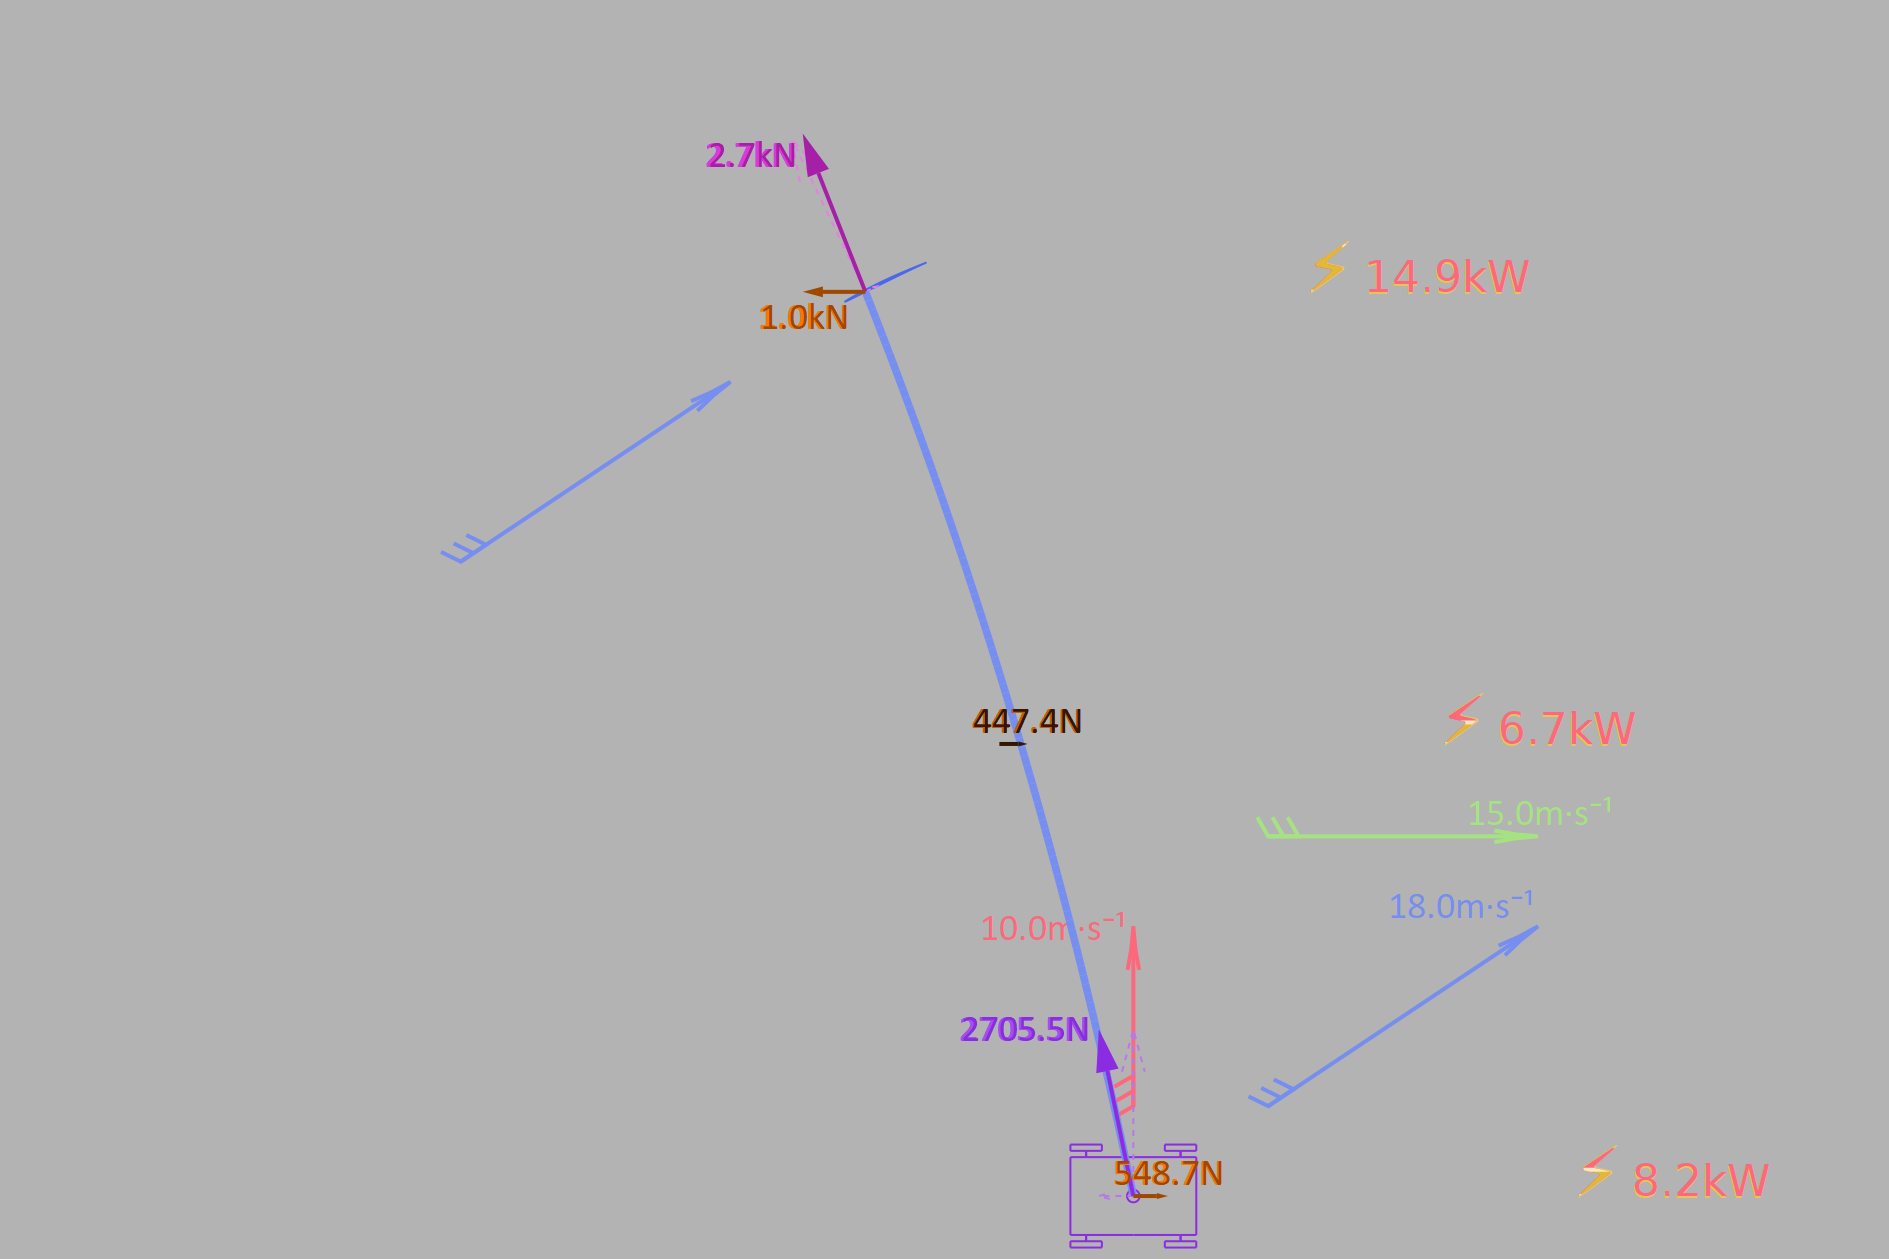

The Julia source for this figure:
using MechanicalSketch
import MechanicalSketch: °, background, sethue, O, PT, EM, finish,
      color_from_palette, color_with_luminance,
      mm, °, kN, kg,
      m, m², m³, s, N, kN, kPa, g, kW,
      arrow, drawcart, circle, foil_draw,
      line, showpower
import MechanicalSketch: rope_pos_tension, SCALEDIST, setline

let
BACKCOLOR = color_with_luminance(PALETTE[8], 0.7);
function restart()
    empty_figure(joinpath(@__DIR__, "test_12.png"))
    background(BACKCOLOR)
    sethue(PALETTE[5])
end
restart()

"Cart position"
p = (3m, -9m)
circle(O + p, 0.1m, :stroke)
drawcart(p = O +p)

"Wind speed scalar"
v_w = 10m/s

"Wind velocity vector"
w = (0m/s, v_w)
sethue(color_with_luminance(color_from_palette("red"), 0.7))
arrow(O + p + 0.5w, w,
    backgroundcolor = BACKCOLOR,
    labellength = true)

"Cart velocity"
v_cart = -15m/s

"Generated wind speed vector, same for kite and cart since the model is quasi static"
w_generated = (-v_cart, 0m/s)
sethue(color_with_luminance(color_from_palette("green"), 0.7))
arrow(O + p + 0.5w_generated + 2w,
    w_generated,
    backgroundcolor = BACKCOLOR,
    labellength = true)

"Relative wind velocity vector"
w_rel = w + w_generated
"Relative wind velocity"
v = hypot(w_rel)
sethue(color_with_luminance(color_from_palette("blue"), 0.7))
arrow(O + p + 0.5w_rel , w_rel,
    backgroundcolor = BACKCOLOR,
    labellength = true)

"Relative wind direction to screen x-axis"
α_w_rel = atan(w_rel[2], w_rel[1]) |> °

"Rope minimum breaking load"
MBL = 119kN
"Rope safety factor"
Sf_s = 1.75
"Diameter rope"
diameter_rope = 6mm
"Density air"
ρ_air = 1.322kg/m³
"Wing loading, dimensioning, from Boeing 737"
p_wing_dim = 690kg*g/m² |> kPa
"Wing area, kite"
A_k = MBL / Sf_s / p_wing_dim |> m²
"Aspect ratio kite"
AR = 7
"Average chord length, kite"
l_c = A_k / AR / m

"Optimal angle of attack to wind (positive clockwise by convention, defined by chord, not by zero lift)"
α_a = 8°
"Chord angle to global x, positive around z"
α_chord = α_w_rel - α_a

"Lift coefficient at optimal angle of attack, considering aspect ratio"
Cl = 1.25
"Lift to drag, optimal angle"
Cl_Cd = 14
"Foil pressure on wing projected on chord-span area"
pl = 0.5 * Cl * ρ_air * v^2 |> kPa
"Foil shear stress on wing projected on chord-span area, including body drag"
pd = pl / Cl_Cd
"Foil force component in chord coordinates"
Lift, Drag = A_k .* (pl, pd) .|> kN
"Foil force vector in chord coordinates"
Fk = (Drag, Lift)

"Rope shape coefficient at Reynold's number range. It is
applied to the velocity components in a plane normal to the section"
Cs = 1.4

"Change the diameter of rope from the sensible values"
diameter_rope = 20 * diameter_rope |> m
"Length of rope"
Ls = 15m

"Number of rope sections (one less than rope nodes)"
Ns = 100

"Rope positions from foil origo, oriented in global axes"
psf, Ts = rope_pos_tension(Ls, Ns, diameter_rope, Cs, ρ_air, v, α_w_rel, Fk, α_chord);
"Foil position"
p_foil = p - psf[end]

# Draw the foil
sethue(color_from_palette("blue"))
foil_draw(O + p_foil, α = α_chord, rel_scale = 1, l = l_c, backgroundcolor = BACKCOLOR);
# And the force on foil
sethue(color_from_palette("indigo"))
arrow(O + p_foil, Fk, α = α_chord,
    backgroundcolor = BACKCOLOR,
    labellength = true)

# Draw the relative wind in front of the kite
sethue(color_with_luminance(color_from_palette("blue"), 0.7))
arrow(O + p_foil - 1.5w_rel , w_rel,
    backgroundcolor = BACKCOLOR,
    labellength = false)

"Rope positions, global axes"
ps =  map(p-> p + p_foil, psf);

#Draw rope
setline(diameter_rope / SCALEDIST)
for i = 1:Ns
    line(O + ps[i], O + ps[i+1], :stroke)
end
setline(0.5PT)

"Tangent at rope end"
Δ = ps[end-1] - ps[end]
"Unit vector, rope end"
eΔ = Δ ./ hypot(Δ)
"Force vector, rope end"
Fc = eΔ .* Ts[end]
sethue(PALETTE[5])
arrow(O + p, Fc,
    backgroundcolor = BACKCOLOR,
    labellength = true)

"Braking force scalar, cart, positive is actual braking"
F_brake = -Fc[1]
sethue(PALETTE[6])
arrow(O + p, F_brake,
    backgroundcolor = BACKCOLOR,
    labellength = true)



"Braking power, cart"
power = -F_brake * v_cart |> kW
sethue(color_from_palette("yellow"))
showpower(O + p + (10EM, 0), power; backgroundcolor = BACKCOLOR)

"Horizontal force, foil"
Fk_x =  -Fk[2] * sin(α_chord) + Fk[1] *cos(α_chord)
sethue(PALETTE[6])
arrow(O + p_foil, Fk_x,
    backgroundcolor = BACKCOLOR,
    labellength = true)

"Working power, kite"
power_kite = Fk_x * v_cart |> kW
sethue(color_from_palette("yellow"))
showpower(O + p_foil + (10EM, 0), power_kite; backgroundcolor = BACKCOLOR)


"Horizontal force, rope"
Fs =  -Fk_x - F_brake |> N
sethue(color_with_luminance(PALETTE[6], 0.1))
arrow(O + 0.5p_foil + 0.5p, Fs,
    backgroundcolor = BACKCOLOR,
    labellength = true)


"Braking power, rope"
power_rope = -Fs  * v_cart |> kW
sethue(color_from_palette("yellow"))
showpower(O + 0.5p_foil + 0.5p + (10EM, 0), power_rope; backgroundcolor = BACKCOLOR)


finish()
nothing
end